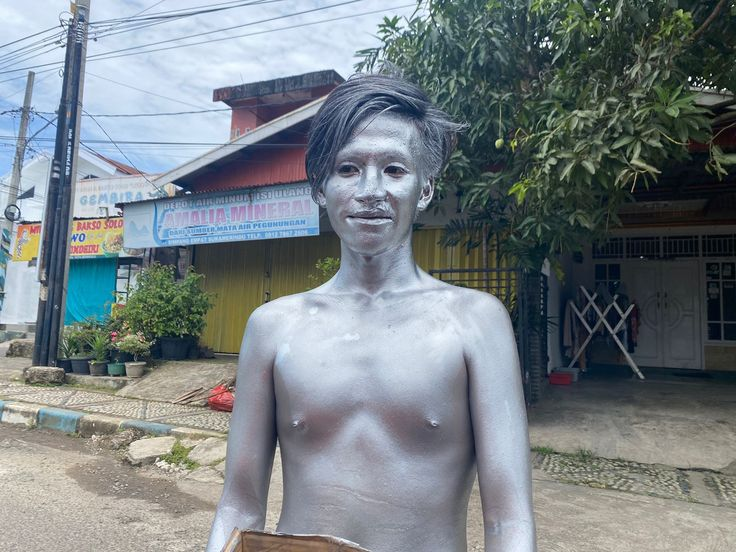
#> input picture P13/ss.jpg, 736 x 552 px
$ python Segmentasi-Mnggunkn-Thresholdingt.py
#> lines starting #> are read from the running program, lines starting #| are printed output that depends on the picture; after the words box and inside, x2 and y2 are one past the last pixel; in counts of white or black regions, pixels touching at a corner belong together
import cv2

# Baca citra dalam grayscale
image = cv2.imread('ss.jpg', cv2.IMREAD_GRAYSCALE)
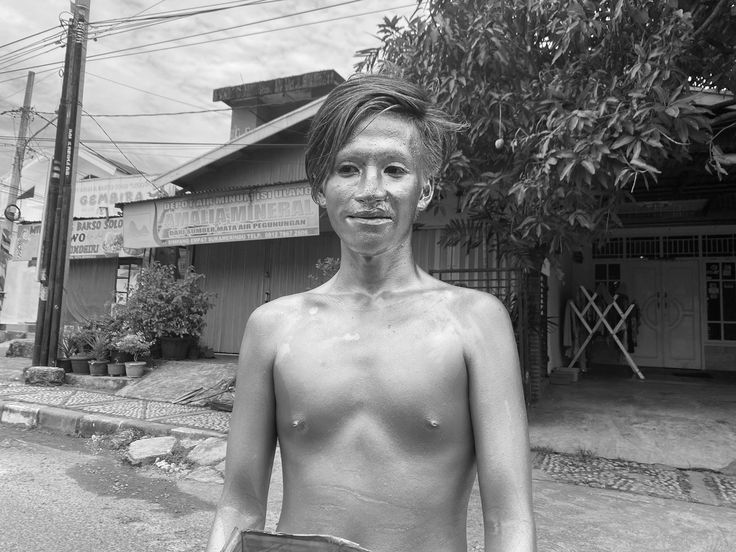
#> image: shape (552, 736); min 0, max 255, mean 125.9

# Terapkan Otsu's thresholding
ret, otsu_thresh = cv2.threshold(image, 0, 255, cv2.THRESH_BINARY + cv2.THRESH_OTSU)
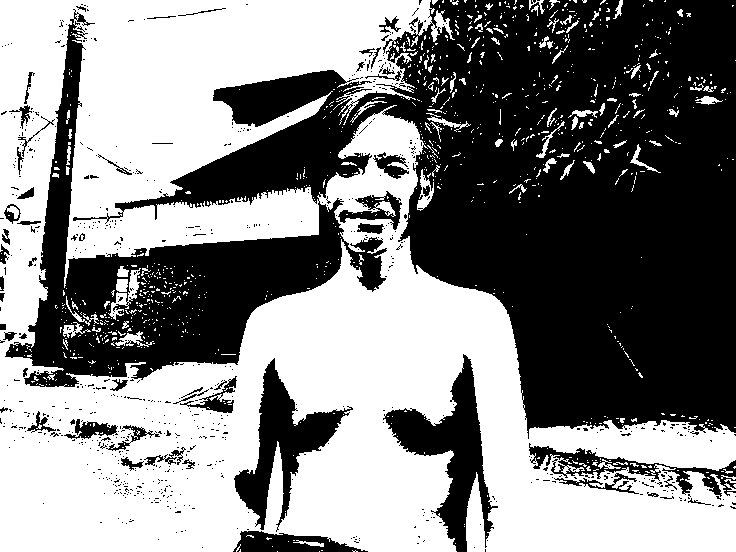
#> otsu_thresh: shape (552, 736); 52.1% white; 729 black regions (674 under 20 px), largest, box (x1, y1, x2, y2) and area: (5, 0, 736, 439) 168780, (383, 354, 498, 552) 7192, (234, 358, 353, 532) 6175
#> ret = 123

# Tampilkan hasil segmentasi
cv2.imshow('Otsu Thresholding', otsu_thresh)
cv2.waitKey(0)
cv2.destroyAllWindows()

$ run again, with P13/wp.jpg copied over P13/ss.jpg
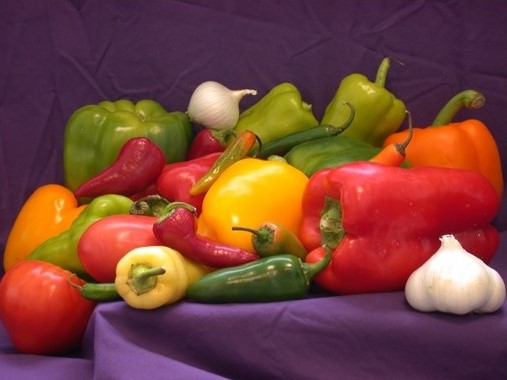
#> input picture P13/wp.jpg, 507 x 380 px
#> `image = cv2.imread('ss.jpg', cv2.IMREAD_GRAYSCALE)`:
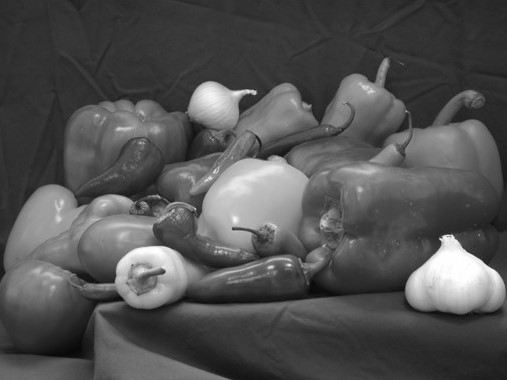
#> image: shape (380, 507); min 7, max 255, mean 82.2
#> `ret, otsu_thresh = cv2.threshold(image, 0, 255, cv2.THRESH_BINARY + cv..`:
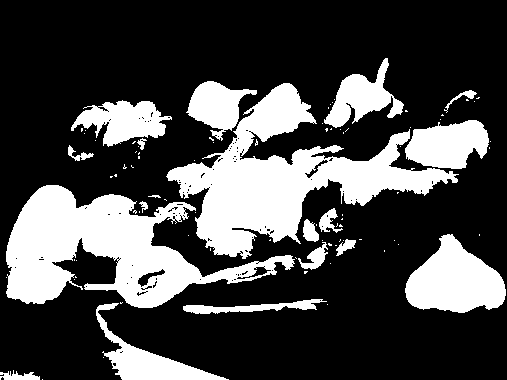
#> otsu_thresh: shape (380, 507); 27.8% white; 91 white regions (72 under 20 px), largest, box (x1, y1, x2, y2) and area: (166, 83, 459, 259) 17348, (6, 185, 295, 308) 15686, (405, 234, 506, 313) 5052
#> ret = 101
